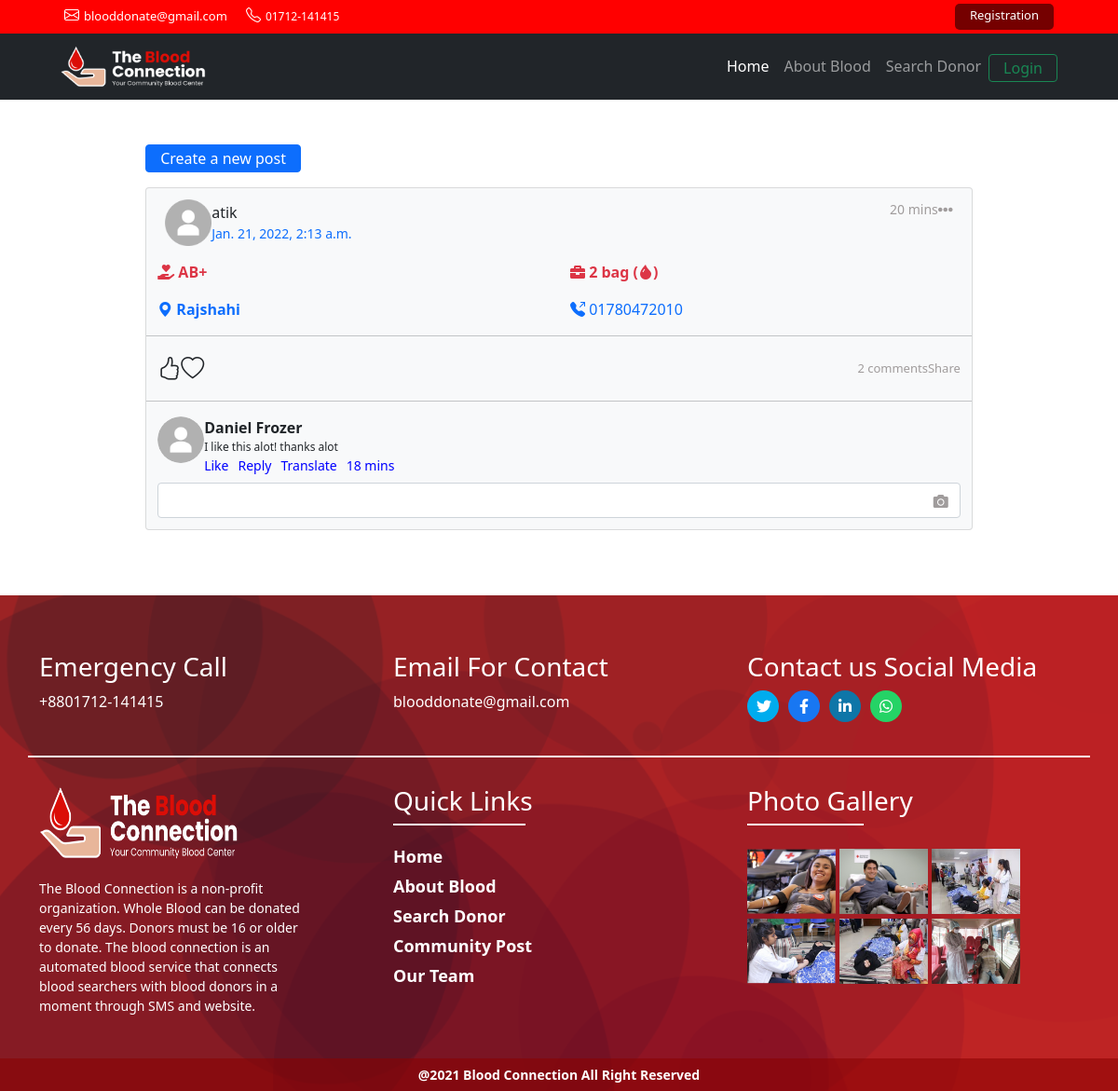
Page /post/ on the committed database.
### articals/models.py (models this page shows, shortened)
class BloodRequestPost(models.Model):
    author=models.ForeignKey(User, on_delete=models.CASCADE, related_name='articale')
    phone=models.CharField(max_length=20)
    bloodgroup=models.CharField(max_length=20)
    neededBlood=models.CharField(max_length=20)
    locations=models.CharField(max_length=50)
    requestDate=models.DateTimeField(max_length=50)
    currentDate=models.DateTimeField(auto_now_add=True, blank=False)
    update_date=models.DateTimeField(auto_now=True)
    class Meta:
        ordering=['-currentDate',]

### articals/views.py (the view)
# urls.py: path('post/', articals_index, name='articals_index'),
def articals_index(request):
    post=BloodRequestPost.objects.all()
    context={"allPost":post}
    return render(request, 'articals/communityPost.html',context)

### templates/articals/communityPost.html (shortened to what this page needs)
{%extends 'base.html'%} {%block head%} {% load static %}
<link rel="stylesheet" href="https://pro.fontawesome.com/releases/v5.10.0/css/all.css" />
<link rel="stylesheet" href="https://cdn.jsdelivr.net/npm/bootstrap-icons@1.7.2/font/bootstrap-icons.css">
<link rel="stylesheet" href="https://cdn.jsdelivr.net/npm/bootstrap@5.0.0-alpha1/dist/css/bootstrap.min.css">
<link rel="stylesheet" href="{%static 'articals/css/communityPost.css'%}" />
{%endblock%} {%block body%}
<div class="container-fluid mt-5">
    <div class="row">
        <div class="col-md-10 container">
            <button type="button" class="btn btn-primary" data-bs-toggle="modal" data-bs-target="#myModal">
                Create a new post
            </button>
        </div>
    </div>
</div>
<div class="container-fluid mt-3 mb-5">
    {%for post in allPost%}
    <div class="row d-flex align-items-center justify-content-center mb-5">
        <div class="col-md-10">
            <div class="card p-1 bg-light">
                <div class="d-flex justify-content-between p-2 px-3 ">
                    <div class="d-flex flex-row align-items-center pr-4">
                        <img
                            class="avatar"
                            width="50"
                            class="rounded-circle"
                            src="{%static 'UserProfile/images/profile.png'%}"
                            alt=""
                        />
                        <div class="d-flex flex-column ml-2">
                            <span class="font-weight-bold">{{post.author}}</span>
                            <small class="text-primary"> {{post.currentDate}} </small>
                        </div>
                    </div>
                    <div class="d-flex flex-row ellipsis">
                        <small class="mr-2">20 mins</small> <i class="fa fa-ellipsis-h"></i>
                    </div>
                </div>
                <div class="row p-2">
                    <div class="col-lg-6 col-md-6 col-sm-12 pl-5">
                        <p class="text-justify text-danger">
                            <i class="fas fa-hand-holding-heart"></i>
                            <strong>{{post.bloodgroup}}</strong>
                        </p>
                        <p class="text-justify ">
                            <i class="bi bi-geo-alt-fill text-primary"></i>
                             <strong class="text-primary">{{post.locations}}</strong>
                        </p>
                    </div>
                    <div class="col-lg-6 col-md-6 col-sm-12 pr-5">
                        <p class="text-justify text-danger">
                            <i class="fas fa-briefcase"></i>
                            <strong>{{post.neededBlood}} bag (<i class="bi bi-droplet-fill"></i>)</strong>
                        </p>
                        <p class="text-justify text-primary">
                            <i class="bi bi-telephone-outbound-fill"></i>
                            {{post.phone}}
                        </p>
                    </div>
                    <hr />
                    <div class="d-flex justify-content-between align-items-center mb-3 mt-0">
                        <div class="d-flex flex-row icons d-flex align-items-center mr-5">
                            <i class="bi bi-hand-thumbs-up mr-2"></i>
                            <i class="bi bi-heart"></i>
                        </div>
                        <div class="d-flex flex-row muted-color">
                            <span>2 comments</span> <span class="ml-2">Share</span>
                        </div>
                    </div>
                    <hr />
                    <div class="comments">
                        <div class="d-flex flex-row mb-2">
                            <img
                            class="rounded-image"
                            width="40"
                            class="rounded-circle"
                            src="{%static 'UserProfile/images/profile.png'%}"
                            alt=""
                            />
                            <div class="d-flex flex-column ml-2">
                                <span class="name">Daniel Frozer</span>
                                <small class="comment-text">I like this alot! thanks alot</small>
                                <div class="d-flex flex-row align-items-center status">
                                    <small>Like</small> <small>Reply</small> <small>Translate</small>
                                    <small>18 mins</small>
                                </div>
                            </div>
                        </div>
                        <div class="comment-input">
                            <input type="text" class="form-control" />
                            <div class="fonts"><i class="fa fa-camera"></i></div>
                        </div>
                    </div>
                </div>
            </div>
        </div>
    </div>
    {%endfor%}
</div>
{%endblock%}

### static/articals/css/communityPost.css (style rules this page uses)
body { background-color: #eee; font-family: "Poppins", sans-serif; font-weight: 300 }
.card { border: none }
.ellipsis { color: #a09c9c }
hr { color: #a09c9c; margin-top: 4px; margin-bottom: 8px }
.muted-color { color: #a09c9c; font-size: 13px }
.ellipsis i { margin-top: 3px; cursor: pointer }
.icons i { font-size: 25px }
.rounded-image { border-radius: 50% !important; display: flex; justify-content: center; align-items: center; height: 50px; width: 50px }
.name { font-weight: 600 }
.comment-text { font-size: 12px }
.status small { margin-right: 10px; color: blue }
.form-control { border-radius: 26px }
.comment-input { position: relative }
.fonts { position: absolute; right: 13px; top: 8px; color: #a09c9c }

### static/base/css/style.css (style rules this page uses)
.container-fluid { padding-right: 65px; padding-left: 65px; }
.btn { padding: 2px 15px; font-size: 16px; }

### rows in the picture
BloodRequestPost: author "atik", currentDate "Jan. 21, 2022, 2:13 a.m.", bloodgroup "AB+", locations "Rajshahi", neededBlood "2", phone "01780472010"
